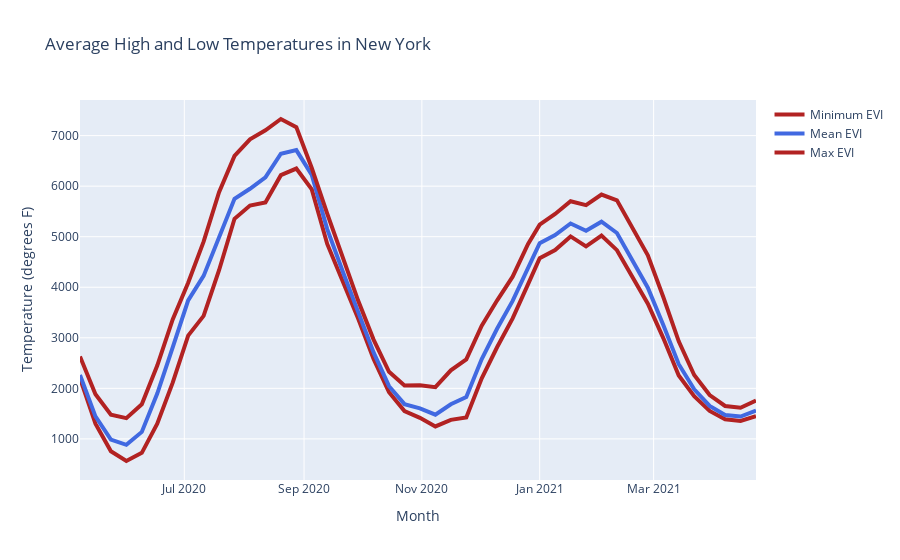

Write notebook code for a chart like this one.
### Code cell
# reference taken from following link
# https://stackoverflow.com/a/61494764

fig = go.Figure()
# Create and style traces
fig.add_trace(go.Scatter(x=date, y=min, name='Minimum EVI',
                         line=dict(color='firebrick', width=4)))
fig.add_trace(go.Scatter(x=date, y=mean, name = 'Mean EVI',
                         line=dict(color='royalblue', width=4)))
fig.add_trace(go.Scatter(x=date, y=max, name='Max EVI',
                         line=dict(color='firebrick', width=4) # dash options include 'dash', 'dot', and 'dashdot'
))
# Edit the layout
fig.update_layout(title='Average High and Low Temperatures in New York',
                   xaxis_title='Month',
                   yaxis_title='Temperature (degrees F)')


fig.show()
